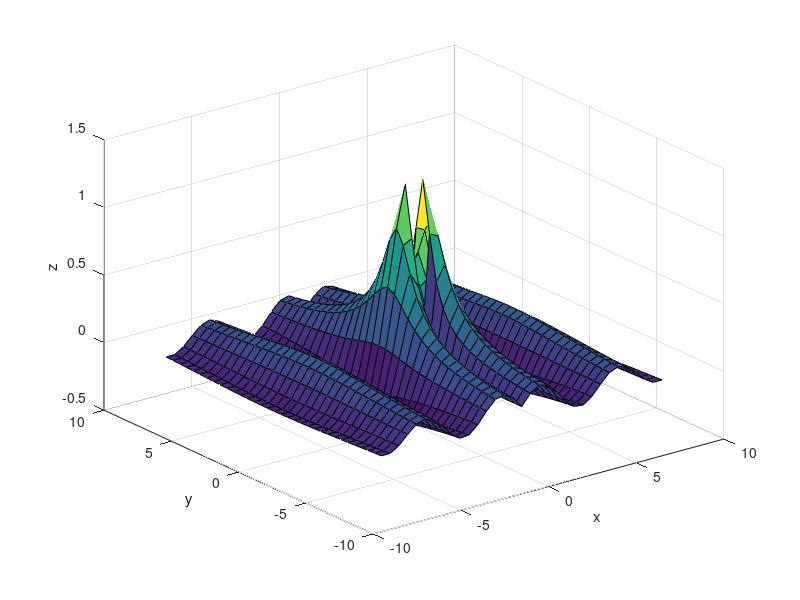
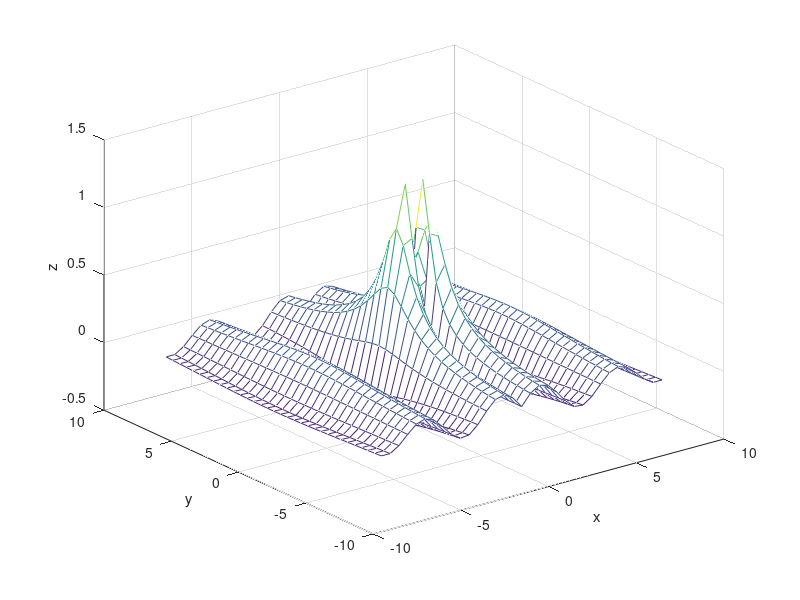
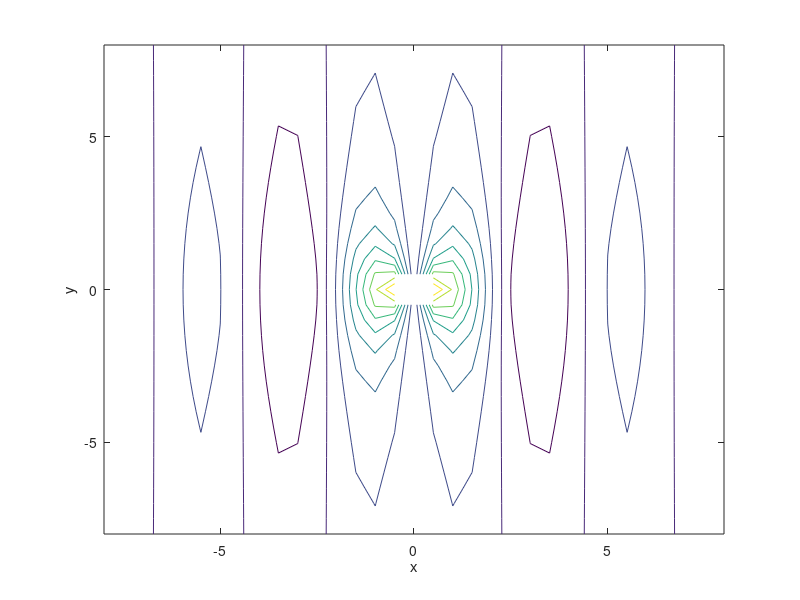

The MATLAB script that drew these images, in order:
clearvars
close all
clc

%% PLOT SUPERFICIES
x = -1:0.1:3;
y = 1:0.1:4;
[X,Y] = meshgrid(x,y); % cria um grid

Z = (X.*Y.^2)./(X.^2 + Y.^2);
% figure(1);
% mesh(X,Y,Z);
xlabel('x'); ylabel('y'); zlabel('z');


% figure(2);
% surf(X,Y,Z);
xlabel('x'); ylabel('y'); zlabel('z');

% figure(3);
% contour(X,Y,Z);
xlabel('x'); ylabel('y'); zlabel('z');

%% ESCOLHENDO ESPAÇOS CORRETOS
clearvars
close all
clc

%% PLOT SUPERFICIES
x1 = -8:0.5:8;
x2= -8:0.5:8;
[X1,X2] = meshgrid(x1,x2); % cria um grid

Z = (sin(sqrt(X1.^2 +X1.^2)))./(sqrt(X1.^2 + X2.^2));
figure(1);
mesh(X1,X2,Z);
xlabel('x'); ylabel('y'); zlabel('z');

figure(2);
surf(X1,X2,Z);
xlabel('x'); ylabel('y'); zlabel('z');

figure(3);
contour(X1,X2,Z);
xlabel('x'); ylabel('y'); zlabel('z');

saveas(2, 'figura1', 'svg');


